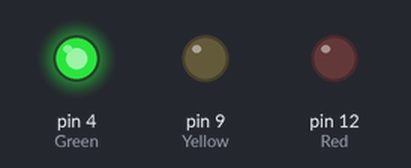
A sketch run on a simulated Arduino Uno, built with avr-gcc and run on an emulated ATmega328P. Parts: output pins drawn as LEDs (lit = HIGH).

Above: at 2.5 s.
At 6.0 s:
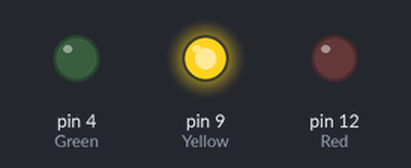
At 9.5 s:
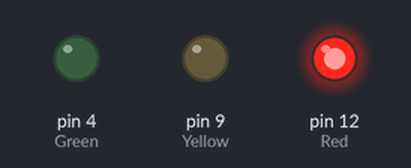
Timing chart, 0 to 15.6 s (numbered marks = the images above):
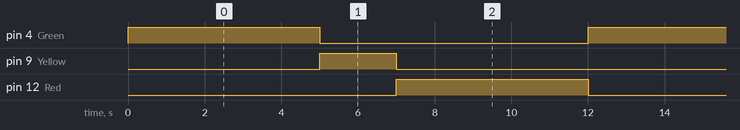

Measured:
- by itself, pin 4 (Green), pin 12 (Red): alternates HIGH for 5.0 s and LOW for 7.0 s
- by itself, pin 9 (Yellow): alternates HIGH for 2.0 s and LOW for 10.0 s
- by itself, everything shown: repeats every 12.0 s, in 3 steps

The sketch:

Trafficlight.ino
```cpp
void setup() {
  pinMode(12, OUTPUT); // Red
  pinMode(9, OUTPUT); // Yellow
  pinMode(4, OUTPUT); // Green
}

void loop() {

  // Green ON
  digitalWrite(4, HIGH);
  digitalWrite(9, LOW);
  digitalWrite(12, LOW);
  delay(5000);

  // Yellow ON
  digitalWrite(4, LOW);
  digitalWrite(9, HIGH);
  digitalWrite(12, LOW);
  delay(2000);

  // Red ON
  digitalWrite(4, LOW);
  digitalWrite(9, LOW);
  digitalWrite(12, HIGH);
  delay(5000);
}
```
